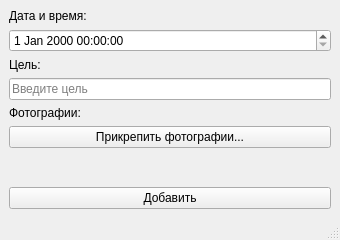
<?xml version="1.0" encoding="UTF-8"?>
<ui version="4.0">
 <class>NewPersonalGoal</class>
 <widget class="QMainWindow" name="NewPersonalGoal">
  <property name="windowModality">
   <enum>Qt::WindowModal</enum>
  </property>
  <property name="geometry">
   <rect>
    <x>0</x>
    <y>0</y>
    <width>340</width>
    <height>240</height>
   </rect>
  </property>
  <property name="minimumSize">
   <size>
    <width>340</width>
    <height>240</height>
   </size>
  </property>
  <property name="maximumSize">
   <size>
    <width>16777215</width>
    <height>240</height>
   </size>
  </property>
  <property name="windowTitle">
   <string>Добавить личные цели</string>
  </property>
  <property name="windowIcon">
   <iconset resource="resource.qrc">
    <normaloff>:/icon/icon.ico</normaloff>:/icon/icon.ico</iconset>
  </property>
  <widget class="QWidget" name="centralwidget">
   <layout class="QVBoxLayout" name="verticalLayout_2">
    <item>
     <layout class="QVBoxLayout" name="verticalLayout">
      <item>
       <widget class="QLabel" name="label_2">
        <property name="text">
         <string>Дата и время:</string>
        </property>
       </widget>
      </item>
      <item>
       <widget class="QDateTimeEdit" name="dateTimeEdit"/>
      </item>
      <item>
       <widget class="QLabel" name="label">
        <property name="text">
         <string>Цель:</string>
        </property>
       </widget>
      </item>
      <item>
       <widget class="QLineEdit" name="goal_lineEdit">
        <property name="text">
         <string/>
        </property>
        <property name="placeholderText">
         <string>Введите цель</string>
        </property>
       </widget>
      </item>
      <item>
       <widget class="QLabel" name="label_3">
        <property name="text">
         <string>Фотографии:</string>
        </property>
       </widget>
      </item>
      <item>
       <widget class="QPushButton" name="photo_pushButton">
        <property name="text">
         <string>Прикрепить фотографии...</string>
        </property>
       </widget>
      </item>
      <item>
       <widget class="QLabel" name="countPhoto_label">
        <property name="text">
         <string/>
        </property>
       </widget>
      </item>
      <item>
       <spacer name="verticalSpacer">
        <property name="orientation">
         <enum>Qt::Vertical</enum>
        </property>
        <property name="sizeHint" stdset="0">
         <size>
          <width>20</width>
          <height>40</height>
         </size>
        </property>
       </spacer>
      </item>
      <item>
       <widget class="QPushButton" name="add_pushButton">
        <property name="text">
         <string>Добавить</string>
        </property>
       </widget>
      </item>
     </layout>
    </item>
   </layout>
  </widget>
  <widget class="QMenuBar" name="menubar">
   <property name="geometry">
    <rect>
     <x>0</x>
     <y>0</y>
     <width>340</width>
     <height>21</height>
    </rect>
   </property>
  </widget>
  <widget class="QStatusBar" name="statusbar"/>
 </widget>
 <resources>
  <include location="resource.qrc"/>
 </resources>
 <connections/>
</ui>
